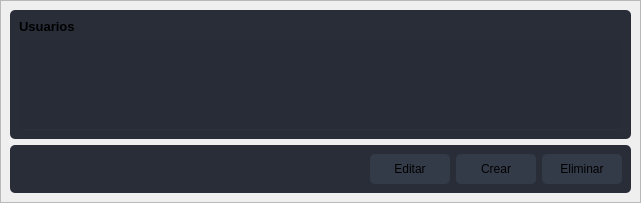
                  <widget class="QWidget" name="page_users">
                   <layout class="QVBoxLayout" name="verticalLayout_16">
                    <property name="leftMargin">
                     <number>0</number>
                    </property>
                    <property name="topMargin">
                     <number>0</number>
                    </property>
                    <property name="rightMargin">
                     <number>0</number>
                    </property>
                    <property name="bottomMargin">
                     <number>0</number>
                    </property>
                    <item>
                     <widget class="QFrame" name="content">
                      <property name="styleSheet">
                       <string notr="true"/>
                      </property>
                      <property name="frameShape">
                       <enum>QFrame::StyledPanel</enum>
                      </property>
                      <property name="frameShadow">
                       <enum>QFrame::Raised</enum>
                      </property>
                      <layout class="QVBoxLayout" name="verticalLayout_12">
                       <item>
                        <widget class="QFrame" name="frame_9">
                         <property name="styleSheet">
                          <string notr="true">background-color: rgb(41, 45, 56);
border-radius: 5px;</string>
                         </property>
                         <property name="frameShape">
                          <enum>QFrame::StyledPanel</enum>
                         </property>
                         <property name="frameShadow">
                          <enum>QFrame::Raised</enum>
                         </property>
                         <layout class="QVBoxLayout" name="verticalLayout_13" stretch="5,0">
                          <item>
                           <widget class="QLabel" name="labelHeaderUser">
                            <property name="maximumSize">
                             <size>
                              <width>16777215</width>
                              <height>25</height>
                             </size>
                            </property>
                            <property name="font">
                             <font>
                              <family>Segoe UI</family>
                              <pointsize>10</pointsize>
                              <weight>75</weight>
                              <bold>true</bold>
                             </font>
                            </property>
                            <property name="styleSheet">
                             <string notr="true"/>
                            </property>
                            <property name="text">
                             <string>Usuarios</string>
                            </property>
                           </widget>
                          </item>
                          <item>
                           <widget class="QTableWidget" name="userTableWidget">
                            <property name="enabled">
                             <bool>true</bool>
                            </property>
                            <property name="sizePolicy">
                             <sizepolicy hsizetype="Preferred" vsizetype="Preferred">
                              <horstretch>0</horstretch>
                              <verstretch>0</verstretch>
                             </sizepolicy>
                            </property>
                            <property name="maximumSize">
                             <size>
                              <width>99999</width>
                              <height>1000</height>
                             </size>
                            </property>
                            <property name="palette">
                             <palette>
                              <active>
                               <colorrole role="WindowText">
                                <brush brushstyle="SolidPattern">
                                 <color alpha="255">
                                  <red>210</red>
                                  <green>210</green>
                                  <blue>210</blue>
                                 </color>
                                </brush>
                               </colorrole>
                               <colorrole role="Button">
                                <brush brushstyle="SolidPattern">
                                 <color alpha="255">
                                  <red>39</red>
                                  <green>44</green>
                                  <blue>54</blue>
                                 </color>
                                </brush>
                               </colorrole>
                               <colorrole role="Text">
                                <brush brushstyle="SolidPattern">
                                 <color alpha="255">
                                  <red>210</red>
                                  <green>210</green>
                                  <blue>210</blue>
                                 </color>
                                </brush>
                               </colorrole>
                               <colorrole role="ButtonText">
                                <brush brushstyle="SolidPattern">
                                 <color alpha="255">
                                  <red>210</red>
                                  <green>210</green>
                                  <blue>210</blue>
                                 </color>
                                </brush>
                               </colorrole>
                               <colorrole role="Base">
                                <brush brushstyle="SolidPattern">
                                 <color alpha="255">
                                  <red>39</red>
                                  <green>44</green>
                                  <blue>54</blue>
                                 </color>
                                </brush>
                               </colorrole>
                               <colorrole role="Window">
                                <brush brushstyle="SolidPattern">
                                 <color alpha="255">
                                  <red>39</red>
                                  <green>44</green>
                                  <blue>54</blue>
                                 </color>
                                </brush>
                               </colorrole>
                               <colorrole role="PlaceholderText">
                                <brush brushstyle="NoBrush">
                                 <color alpha="128">
                                  <red>210</red>
                                  <green>210</green>
                                  <blue>210</blue>
                                 </color>
                                </brush>
                               </colorrole>
                              </active>
                              <inactive>
                               <colorrole role="WindowText">
                                <brush brushstyle="SolidPattern">
                                 <color alpha="255">
                                  <red>210</red>
                                  <green>210</green>
                                  <blue>210</blue>
                                 </color>
                                </brush>
                               </colorrole>
                               <colorrole role="Button">
                                <brush brushstyle="SolidPattern">
                                 <color alpha="255">
                                  <red>39</red>
                                  <green>44</green>
                                  <blue>54</blue>
                                 </color>
                                </brush>
                               </colorrole>
                               <colorrole role="Text">
                                <brush brushstyle="SolidPattern">
                                 <color alpha="255">
                                  <red>210</red>
                                  <green>210</green>
                                  <blue>210</blue>
                                 </color>
                                </brush>
                               </colorrole>
                               <colorrole role="ButtonText">
                                <brush brushstyle="SolidPattern">
                                 <color alpha="255">
                                  <red>210</red>
                                  <green>210</green>
                                  <blue>210</blue>
                                 </color>
                                </brush>
                               </colorrole>
                               <colorrole role="Base">
                                <brush brushstyle="SolidPattern">
                                 <color alpha="255">
                                  <red>39</red>
                                  <green>44</green>
                                  <blue>54</blue>
                                 </color>
                                </brush>
                               </colorrole>
                               <colorrole role="Window">
                                <brush brushstyle="SolidPattern">
                                 <color alpha="255">
                                  <red>39</red>
                                  <green>44</green>
                                  <blue>54</blue>
                                 </color>
                                </brush>
                               </colorrole>
                               <colorrole role="PlaceholderText">
                                <brush brushstyle="NoBrush">
                                 <color alpha="128">
                                  <red>210</red>
                                  <green>210</green>
                                  <blue>210</blue>
                                 </color>
                                </brush>
                               </colorrole>
                              </inactive>
                              <disabled>
                               <colorrole role="WindowText">
                                <brush brushstyle="SolidPattern">
                                 <color alpha="255">
                                  <red>210</red>
                                  <green>210</green>
                                  <blue>210</blue>
                                 </color>
                                </brush>
                               </colorrole>
                               <colorrole role="Button">
                                <brush brushstyle="SolidPattern">
                                 <color alpha="255">
                                  <red>39</red>
                                  <green>44</green>
                                  <blue>54</blue>
                                 </color>
                                </brush>
                               </colorrole>
                               <colorrole role="Text">
                                <brush brushstyle="SolidPattern">
                                 <color alpha="255">
                                  <red>210</red>
                                  <green>210</green>
                                  <blue>210</blue>
                                 </color>
                                </brush>
                               </colorrole>
                               <colorrole role="ButtonText">
                                <brush brushstyle="SolidPattern">
                                 <color alpha="255">
                                  <red>210</red>
                                  <green>210</green>
                                  <blue>210</blue>
                                 </color>
                                </brush>
                               </colorrole>
                               <colorrole role="Base">
                                <brush brushstyle="SolidPattern">
                                 <color alpha="255">
                                  <red>39</red>
                                  <green>44</green>
                                  <blue>54</blue>
                                 </color>
                                </brush>
                               </colorrole>
                               <colorrole role="Window">
                                <brush brushstyle="SolidPattern">
                                 <color alpha="255">
                                  <red>39</red>
                                  <green>44</green>
                                  <blue>54</blue>
                                 </color>
                                </brush>
                               </colorrole>
                               <colorrole role="PlaceholderText">
                                <brush brushstyle="NoBrush">
                                 <color alpha="128">
                                  <red>210</red>
                                  <green>210</green>
                                  <blue>210</blue>
                                 </color>
                                </brush>
                               </colorrole>
                              </disabled>
                             </palette>
                            </property>
                            <property name="styleSheet">
                             <string notr="true">QTableWidget {	
	background-color: rgb(39, 44, 54);
	padding: 10px;
	border-radius: 5px;
	gridline-color: rgb(44, 49, 60);
	border-bottom: 1px solid rgb(44, 49, 60);
}
QTableWidget::item{
	border-color: rgb(44, 49, 60);
	padding-left: 5px;
	padding-right: 5px;
	gridline-color: rgb(44, 49, 60);
}
QTableWidget::item:selected{
	background-color: rgb(85, 170, 255);
}
QScrollBar:horizontal {
    border: none;
    background: rgb(52, 59, 72);
    height: 14px;
    margin: 0px 21px 0 21px;
	border-radius: 0px;
}
 QScrollBar:vertical {
	border: none;
    background: rgb(52, 59, 72);
    width: 14px;
    margin: 21px 0 21px 0;
	border-radius: 0px;
 }
QHeaderView::section{
	Background-color: rgb(39, 44, 54);
	max-width: 30px;
	border: 1px solid rgb(44, 49, 60);
	border-style: none;
    border-bottom: 1px solid rgb(44, 49, 60);
    border-right: 1px solid rgb(44, 49, 60);
}
QTableWidget::horizontalHeader {	
	background-color: rgb(81, 255, 0);
}
QHeaderView::section:horizontal
{
    border: 1px solid rgb(32, 34, 42);
	background-color: rgb(27, 29, 35);
	padding: 3px;
	border-top-left-radius: 7px;
    border-top-right-radius: 7px;
}
QHeaderView::section:vertical
{
    border: 1px solid rgb(44, 49, 60);
}
</string>
                            </property>
                            <property name="frameShape">
                             <enum>QFrame::NoFrame</enum>
                            </property>
                            <property name="verticalScrollBarPolicy">
                             <enum>Qt::ScrollBarAsNeeded</enum>
                            </property>
                            <property name="horizontalScrollBarPolicy">
                             <enum>Qt::ScrollBarAsNeeded</enum>
                            </property>
                            <property name="sizeAdjustPolicy">
                             <enum>QAbstractScrollArea::AdjustToContents</enum>
                            </property>
                            <property name="autoScroll">
                             <bool>true</bool>
                            </property>
                            <property name="autoScrollMargin">
                             <number>16</number>
                            </property>
                            <property name="editTriggers">
                             <set>QAbstractItemView::NoEditTriggers</set>
                            </property>
                            <property name="alternatingRowColors">
                             <bool>false</bool>
                            </property>
                            <property name="selectionMode">
                             <enum>QAbstractItemView::SingleSelection</enum>
                            </property>
                            <property name="selectionBehavior">
                             <enum>QAbstractItemView::SelectRows</enum>
                            </property>
                            <property name="verticalScrollMode">
                             <enum>QAbstractItemView::ScrollPerPixel</enum>
                            </property>
                            <property name="showGrid">
                             <bool>true</bool>
                            </property>
                            <property name="gridStyle">
                             <enum>Qt::SolidLine</enum>
                            </property>
                            <property name="sortingEnabled">
                             <bool>false</bool>
                            </property>
                            <property name="wordWrap">
                             <bool>true</bool>
                            </property>
                            <property name="rowCount">
                             <number>0</number>
                            </property>
                            <attribute name="horizontalHeaderVisible">
                             <bool>false</bool>
                            </attribute>
                            <attribute name="horizontalHeaderCascadingSectionResizes">
                             <bool>false</bool>
                            </attribute>
                            <attribute name="horizontalHeaderDefaultSectionSize">
                             <number>200</number>
                            </attribute>
                            <attribute name="horizontalHeaderStretchLastSection">
                             <bool>true</bool>
                            </attribute>
                            <attribute name="verticalHeaderVisible">
                             <bool>false</bool>
                            </attribute>
                            <attribute name="verticalHeaderCascadingSectionResizes">
                             <bool>false</bool>
                            </attribute>
                            <attribute name="verticalHeaderMinimumSectionSize">
                             <number>30</number>
                            </attribute>
                            <attribute name="verticalHeaderDefaultSectionSize">
                             <number>30</number>
                            </attribute>
                            <attribute name="verticalHeaderHighlightSections">
                             <bool>false</bool>
                            </attribute>
                            <attribute name="verticalHeaderStretchLastSection">
                             <bool>false</bool>
                            </attribute>
                           </widget>
                          </item>
                         </layout>
                        </widget>
                       </item>
                       <item>
                        <widget class="QFrame" name="frame_10">
                         <property name="styleSheet">
                          <string notr="true">background-color: rgb(41, 45, 56);
border-radius: 5px;</string>
                         </property>
                         <property name="frameShape">
                          <enum>QFrame::StyledPanel</enum>
                         </property>
                         <property name="frameShadow">
                          <enum>QFrame::Raised</enum>
                         </property>
                         <layout class="QHBoxLayout" name="horizontalLayout_2">
                          <item>
                           <spacer name="horizontalSpacer">
                            <property name="orientation">
                             <enum>Qt::Horizontal</enum>
                            </property>
                            <property name="sizeHint" stdset="0">
                             <size>
                              <width>351</width>
                              <height>20</height>
                             </size>
                            </property>
                           </spacer>
                          </item>
                          <item>
                           <widget class="QPushButton" name="editBtn">
                            <property name="minimumSize">
                             <size>
                              <width>80</width>
                              <height>30</height>
                             </size>
                            </property>
                            <property name="font">
                             <font>
                              <pointsize>9</pointsize>
                             </font>
                            </property>
                            <property name="styleSheet">
                             <string notr="true">QPushButton {
	border: 2px solid rgb(52, 59, 72);
	border-radius: 5px;	
	background-color: rgb(52, 59, 72);
}
QPushButton:hover {
	background-color: rgb(57, 65, 80);
	border: 2px solid rgb(61, 70, 86);
}
QPushButton:pressed {	
	background-color: rgb(35, 40, 49);
	border: 2px solid rgb(43, 50, 61);
}</string>
                            </property>
                            <property name="text">
                             <string>Editar</string>
                            </property>
                           </widget>
                          </item>
                          <item>
                           <widget class="QPushButton" name="createBtn">
                            <property name="minimumSize">
                             <size>
                              <width>80</width>
                              <height>30</height>
                             </size>
                            </property>
                            <property name="font">
                             <font>
                              <pointsize>9</pointsize>
                             </font>
                            </property>
                            <property name="styleSheet">
                             <string notr="true">QPushButton {
	border: 2px solid rgb(52, 59, 72);
	border-radius: 5px;	
	background-color: rgb(52, 59, 72);
}
QPushButton:hover {
	background-color: rgb(57, 65, 80);
	border: 2px solid rgb(61, 70, 86);
}
QPushButton:pressed {	
	background-color: rgb(35, 40, 49);
	border: 2px solid rgb(43, 50, 61);
}</string>
                            </property>
                            <property name="text">
                             <string>Crear</string>
                            </property>
                           </widget>
                          </item>
                          <item>
                           <widget class="QPushButton" name="eliminateBtn">
                            <property name="enabled">
                             <bool>true</bool>
                            </property>
                            <property name="minimumSize">
                             <size>
                              <width>80</width>
                              <height>30</height>
                             </size>
                            </property>
                            <property name="font">
                             <font>
                              <pointsize>9</pointsize>
                             </font>
                            </property>
                            <property name="styleSheet">
                             <string notr="true">QPushButton {
	border: 2px solid rgb(52, 59, 72);
	border-radius: 5px;	
	background-color: rgb(52, 59, 72);
}
QPushButton:hover {
	background-color: rgb(57, 65, 80);
	border: 2px solid rgb(61, 70, 86);
}
QPushButton:pressed {	
	background-color: rgb(35, 40, 49);
	border: 2px solid rgb(43, 50, 61);
}</string>
                            </property>
                            <property name="text">
                             <string>Eliminar</string>
                            </property>
                           </widget>
                          </item>
                         </layout>
                        </widget>
                       </item>
                      </layout>
                     </widget>
                    </item>
                   </layout>
                  </widget>
